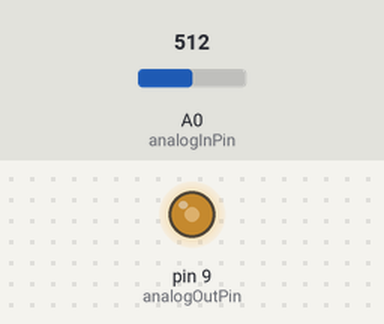
Bench run of a sketch on a simulated Arduino Uno, built with avr-gcc and run on an emulated ATmega328P. Parts: output pins drawn as LEDs (lit = HIGH). Inputs (shaded band) come from the test bench; at power-on: A0 (analogInPin) = 512.

Above: at 1.2 s.
1.3 s: A0 (analogInPin) set to 716
At 1.6 s:
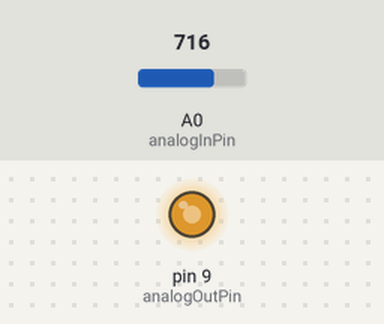
2.8 s: A0 (analogInPin) set to 900
At 4.0 s:
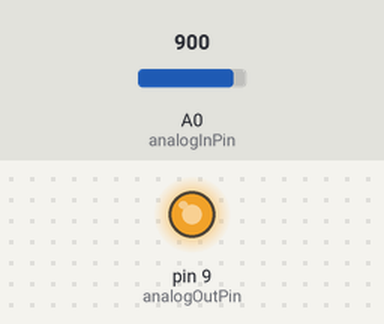
4.3 s: A0 (analogInPin) set to 122
At 5.1 s:
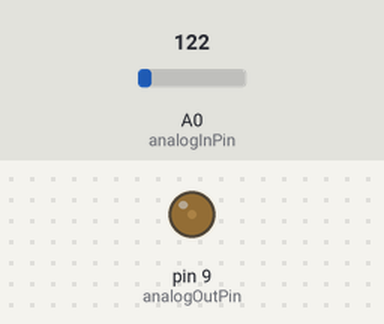
5.8 s: A0 (analogInPin) set to 0
At 6.2 s:
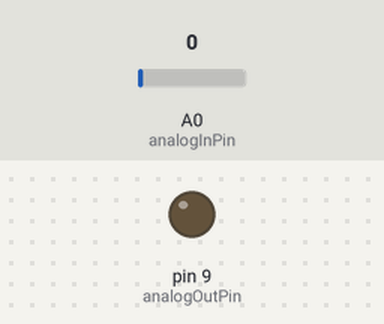
7.3 s: A0 (analogInPin) set to 511
At 8.6 s:
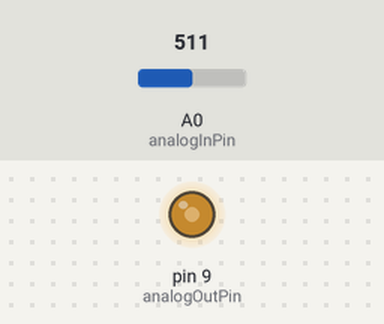
Timing chart, 0 to 9.8 s (numbered marks = the images above; inputs shaded):
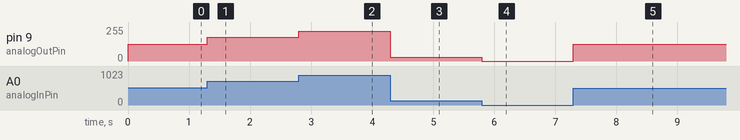

The sketch:

analogRead_PWMwrite_led_potentiometer.ino
```cpp
int analogInPin = A0;  //read the sensor value
int analogOutPin = 9;  //use a PWM pin to dim the led

int sensorVal = 0;  // initialize values
int outputVal = 0;  // initialize values

void setup(){
  Serial.begin(9600); // open port
}

void loop(){

  sensorVal = analogRead(analogInPin);  // get value from the pin

  // since the input range is 0-1023
  // and the output is 0-255
  // we need to map the values
  outputVal = map(sensorVal, 0, 1023, 0, 255);

  analogWrite(analogOutPin, outputVal); //write the mapped value to the pin

  delay(1); //just for safety

}
```

Measured:
- after the input at 1.3 s, pin 9 (analogOutPin): 127/255 → 178/255 at once
- after the input at 2.8 s, pin 9 (analogOutPin): 178/255 → 224/255 at once
- after the input at 4.3 s, pin 9 (analogOutPin): 224/255 → 30/255 at once
- after the input at 5.8 s, pin 9 (analogOutPin): 30/255 → 0/255 at once
- after the input at 7.3 s, pin 9 (analogOutPin): 0/255 → 127/255 at once
